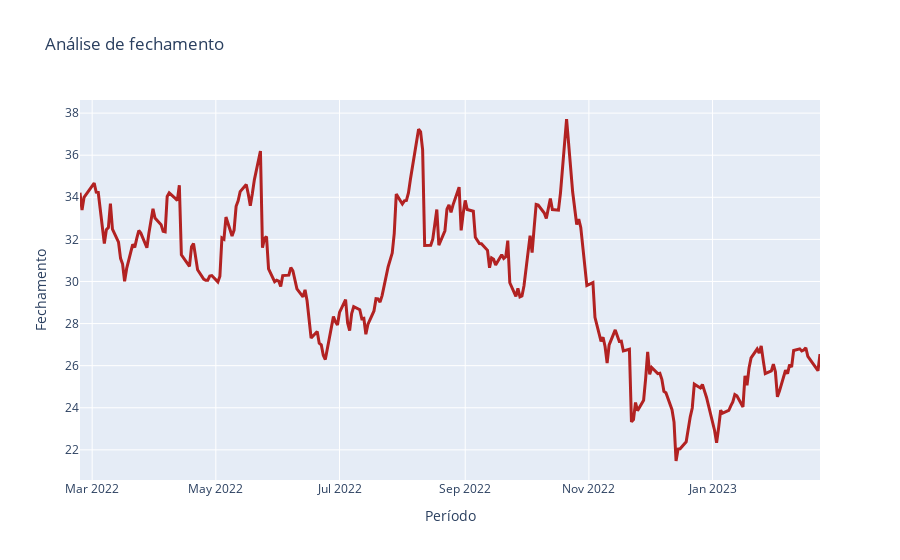

Notebook cell for this chart:
### Code cell
#Conseguimos customizar bastante

figura_02 = go.Figure(
    data = go.Scatter(
        x = dados.index,
        y = dados['Close'],
        line = (dict(color = 'firebrick', width = 3))
    )
)

figura_02.update_layout(
    title='Análise de fechamento',
    xaxis_title = 'Período',
    yaxis_title = 'Fechamento'
)

figura_02.show()

### Figure 1 — Plotly figure (JSON) as saved in the notebook; plotly's stock layout.template omitted (floating-point values rounded to 4 significant figures; data arrays with more than 128 entries replaced by an {"elided": "..."} marker saying what was removed)
{"data": [{"line": {"color": "firebrick", "width": 3}, "type": "scatter", "x": {"elided": "250 str values"}, "y": {"elided": "250 float values"}}], "layout": {"title": {"text": "Análise de fechamento"}, "xaxis": {"title": {"text": "Período"}}, "yaxis": {"title": {"text": "Fechamento"}}}}
